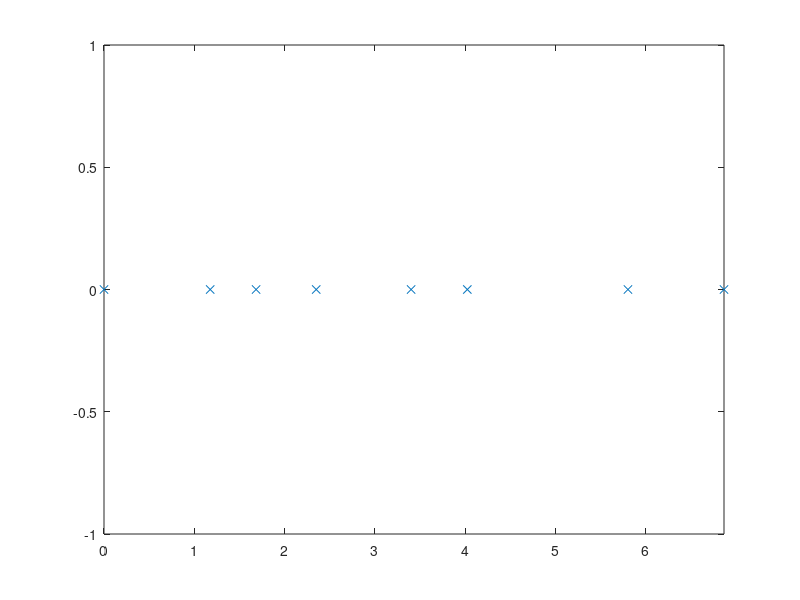

The MATLAB script that drew this image: (Note: this script raises an error after producing the figure.)
%%
%  Calculate weightings for the MIMO radar
%
%  Version 1
%  Zhengyu Peng
%%

clear;

%% Configuration
wavelength=1;
k=2*pi/wavelength;   % wave number
angleStep=0.05;
theta=0:angleStep:360;
elementNumber=8;
spacingMIN=0.5; % minimum space between two elements
spacingMAX=3.5;   % maximum space between two elements
mainbeam=18;     % width of the main lobe

count=1;
for ii=-45:2.5:45
    %thetaM=-45;      % location of the main lobe
    thetaM=90+ii;
    
    d=[0, 14.5838, 20.8875, 29.1431, 42.1765, 49.8930, 71.9496, 85.1416];
    location=d;
    d=d/12.4;
    
    figure(1);
    plot(d,zeros(1,length(d)),'x');
    axis([0,d(length(d)),-1,1]);
    
    %% Array factor
    A=zeros(length(theta),elementNumber);
    for nn=1:length(d)
        A(:,nn)=exp(1i*k*d(nn)*cosd(theta));
    end
    
    %% Main lobe
    A_M=zeros(1,elementNumber);
    for nn=1:length(d)
        A_M(:,nn)=exp(1i*k*d(nn)*cosd(thetaM));
    end
    
    %% Side lobe
    theta_SL=[0:angleStep:thetaM-mainbeam/2,thetaM+mainbeam/2:angleStep:180];
    %theta_ML=90+mainbeam/2:angleStep:180;
    
    A_SL=zeros(length(theta_SL),elementNumber);
    for nn=1:length(d)
        A_SL(:,nn)=exp(1i*k*d(nn)*cosd(theta_SL));
    end
    
    %% Optimization
    cvx_begin %quiet
    variable w(elementNumber) complex
    minimize( max(abs(A_SL*w)) )
    subject to
    A_M*w==1;
    cvx_end
    
    %% Plot result
    %w=ones(1,elementNumber)';
    figure(2);
    plot(theta,20*log10(abs(A*w))-max(20*log10(abs(A*w))));
    axis([0,180,-30,0]);
    
    weightMatrix(count,:)=w.';
    count=count+1;
end

% for ii=1:16
%     tsv(ii,:)=[ii,location(ii)/1000,0,0,abs(w(ii)), -angle(w(ii))/pi*180,0,0,0];
% end